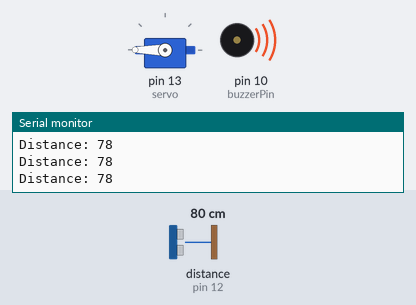
Recording of a sketch running on a simulated Arduino Uno, built with avr-gcc and run on an emulated ATmega328P. Parts: servo, buzzer (waves = sounding, pin HIGH), the last lines printed to the serial monitor. Wiring (inferred from the names in the program): ultrasonic range finder: trigger pin 11; echo pin 12. The test bench sets the inputs (shaded band); at power-on: distance to the obstacle (sensor on pin 12) 80 cm. The echo pulse lasts 58.3 µs per cm; pins used as bus, display or sensor lines are not drawn.

Above: at 3.2 s.
3.3 s: distance to the obstacle (sensor on pin 12) set to 5 cm
6.3 s: distance to the obstacle (sensor on pin 12) set to 2 cm
At 7.2 s:
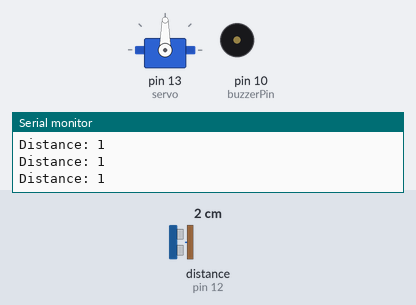
7.9 s: distance to the obstacle (sensor on pin 12) set to 4 cm
At 8.8 s:
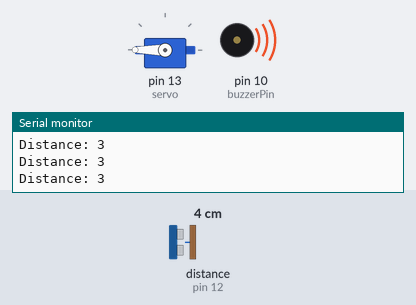
Timing chart, 0 to 10.9 s (numbered marks = the images above; inputs shaded):
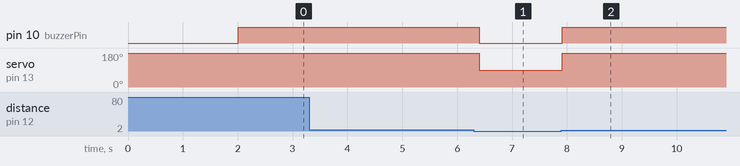

The sketch:

robot.ino
```cpp
// Define Pins
#include <Servo.h>
Servo servo;

int trigPin = 11;
int echoPin = 12;
int buzzerPin = 10; // Define the buzzer pin

// Defines variables
long duration;
int distance;

void setup() {
  servo.attach(13);
  servo.write(180);
  delay(2000);

  // Sets the trigPin as an Output
  pinMode(trigPin, OUTPUT);
  // Sets the echoPin as an Input
  pinMode(echoPin, INPUT);
  // Sets the buzzerPin as an Output
  pinMode(buzzerPin, OUTPUT);

  // Initialize Serial communication
  Serial.begin(9600);
}

void loop() {
  // Clears the trigPin
  digitalWrite(trigPin, LOW);
  delayMicroseconds(2);
  // Sets the trigPin on HIGH state for 10 microseconds
  digitalWrite(trigPin, HIGH);
  delayMicroseconds(10);
  digitalWrite(trigPin, LOW);

  // Reads the echoPin, returns the sound wave travel time in microseconds
  duration = pulseIn(echoPin, HIGH);
  // Calculating the distance
  distance = duration * 0.034 / 2;

  // Prints the distance on the Serial Monitor
  Serial.print("Distance: ");
  Serial.println(distance);

  // Check distance and actuate servo and buzzer accordingly

  if (distance <= 2) { // Change Distance according to Ultrasonic Sensor Placement
    servo.write(90);
    digitalWrite(buzzerPin, LOW); // Turn on the buzzer
  } else {
    servo.write(180);
    digitalWrite(buzzerPin, HIGH); // Ensure buzzer is off
  }

  // Delay to avoid too frequent updates
  delay(100);
}
```

Measured:
- the behaviour switches between 4 and 3 cm on distance to the obstacle (sensor on pin 12) (found by bisection; images 0 and 1)
- after the input at 6.3 s, pin 10 (buzzerPin): HIGH → LOW after 0.10 s; servo on pin 13 (servo): 180° → 90° after 0.10 s
- after the input at 7.9 s, pin 10 (buzzerPin): LOW → HIGH at once; servo on pin 13 (servo): 90° → 180° at once
